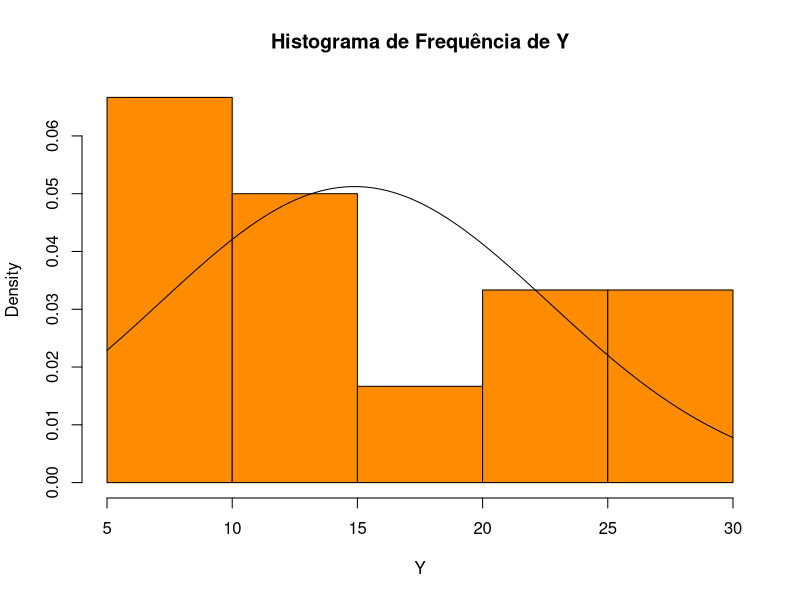
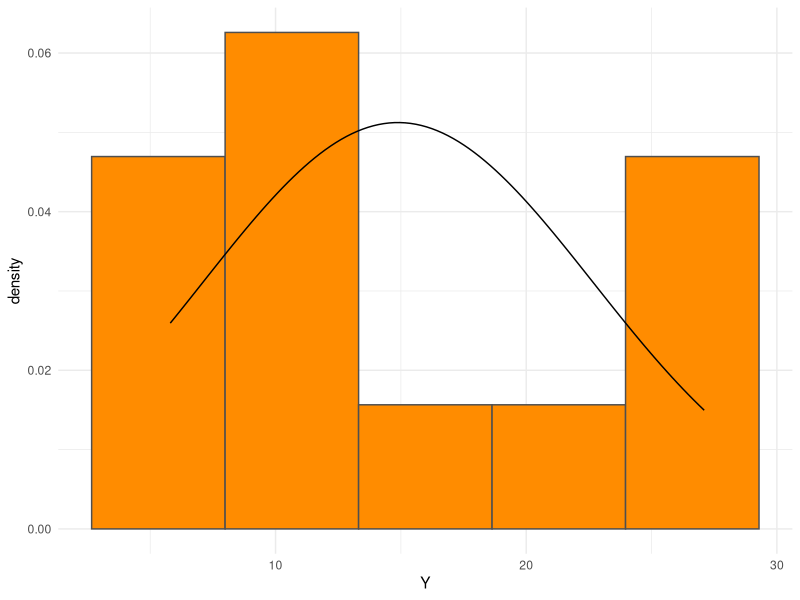
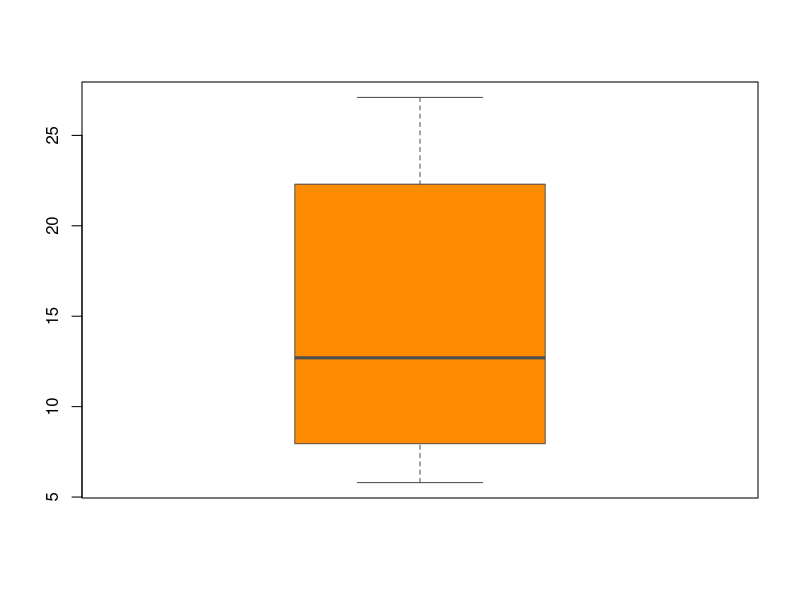
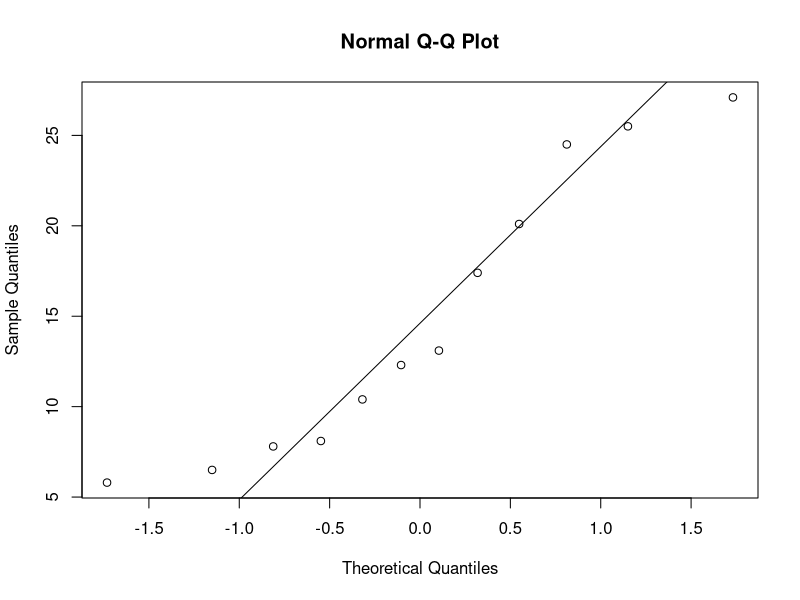
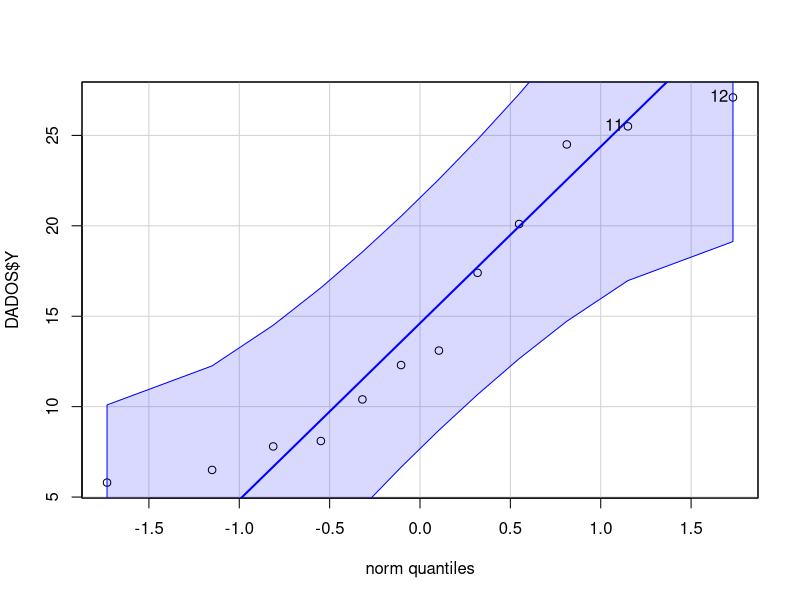

Write R code to recreate these figures, in order.
#LIMPAR MEMORIA
rm(list=ls(all=TRUE))

# PACOTES
library(readxl)
library(ggplot2)
library(ggpubr)
library(car)
library(fBasics)
library(openxlsx)

#-------------------------------------------------------------------------------
#                            CARREGANDO DADOS
#-------------------------------------------------------------------------------

DADOS <- read_excel("DADOS.xlsx")

#-------------------------------------------------------------------------------
#                 AVALIANDO DISTRIBUICAO GRAFICAMENTE
#-------------------------------------------------------------------------------
# 1º OPÇÃO

hist(DADOS$Y,
     col = "#FF8C00",
     freq = F,
     main = "Histograma de Frequência de Y",
     xlab= "Y"
     )
curve(dnorm(x, mean = mean(DADOS$Y), sd = sd(DADOS$Y)), add = T)

#2º OPÇÃO GGPLOT

ggplot(DADOS)+
  aes(x = Y)+
  geom_histogram(fill= "#FF8C00",
                 col= "#4F4F4F",
                 bins = 5,
                 aes(y =..density..))+
  theme_minimal()+
  stat_function(fun = dnorm, args = list(mean = mean(DADOS$Y), sd=sd(DADOS$Y)))

# BOXPLOT

boxplot(DADOS$Y,
        col = "#FF8C00",
        border = "#4F4F4F",
        horizontal = F,
        notch = F
)

basicStats(DADOS$Y) # RESUMO ESTATISTICO BASICO

#-------------------------------------------------------------------------------
#                      AVALIANDO NORMALIDADE
#-------------------------------------------------------------------------------
summary(DADOS$Y)
shapiro.test(DADOS$Y)
qqnorm(DADOS$Y)
qqline(DADOS$Y)
qqPlot(DADOS$Y, dist='norm',envelope=.95)


#                                NOTA
# DADOS APRESENTAM NORMALIDADE##
# CASO SEUS DADOS NAO APRESENTAM DISTRIBUICAO NORMAL, VOCE DEVERA NORMALIZAR,
# CASO AO CONTRARIO VERIFICAR O MOTIVO
# CASO SEUS DADOS TENHAM ESSA TENDENCIA DE ANORMALIDADE NA DISTRIBUICAO, UTILIZE
# METODOS NAO - PARAMETRICOS PARA SUAS ANALISES ESTATISTICAS
#-------------------------------------------------------------------------------

#                   AVALIANDO ERRO AMOSTRAL DO EXPERIMENTO

## VERIFICAR SE SEU NUMERO DE AMOSTRA E SUFICIENTE PARA ANALISES ESTATISTICA CONFIAVEL

t=2.20009 # VALOR T - GRAU DE LIBERDADE (12-1 = 11) E ALFA 5%
ERRO_PADRAO_DA_MEDIA = 2.34/sqrt(12) # (desvio padrao/raiz(nº de amostra)) # verificar informacao no resumo estatistico do basicStasts
media=mean(DADOS$Y)
ERRO_AMOSTRAL = (ERRO_PADRAO_DA_MEDIA*t/media)*100

ERRO_AMOSTRAL
#-------------------------------------------------------------------------------
#                                NOTA
## O NUMERO DE AMOSTRAS FORAM SUFICIENTES, A NIVEL DE 5% DE PROBILIDADE COM ERRO
# INFERIOR A 10%
#-------------------------------------------------------------------------------
